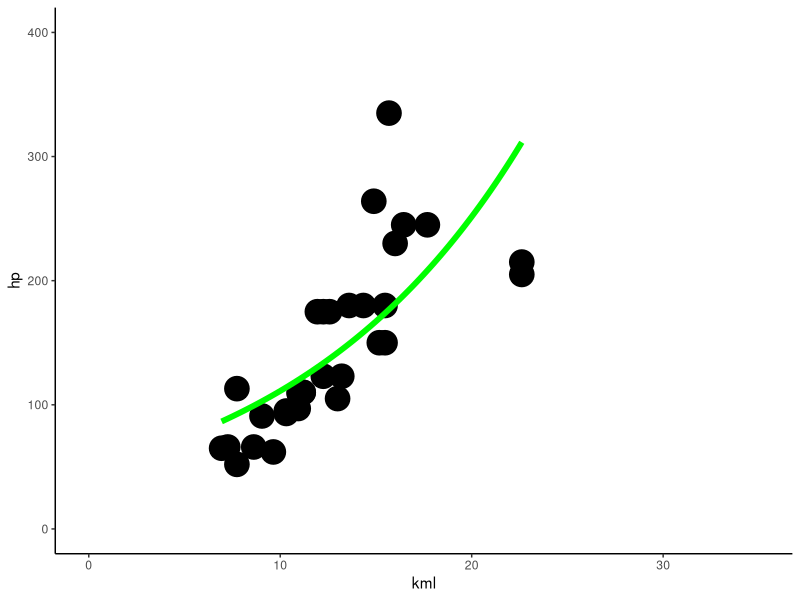
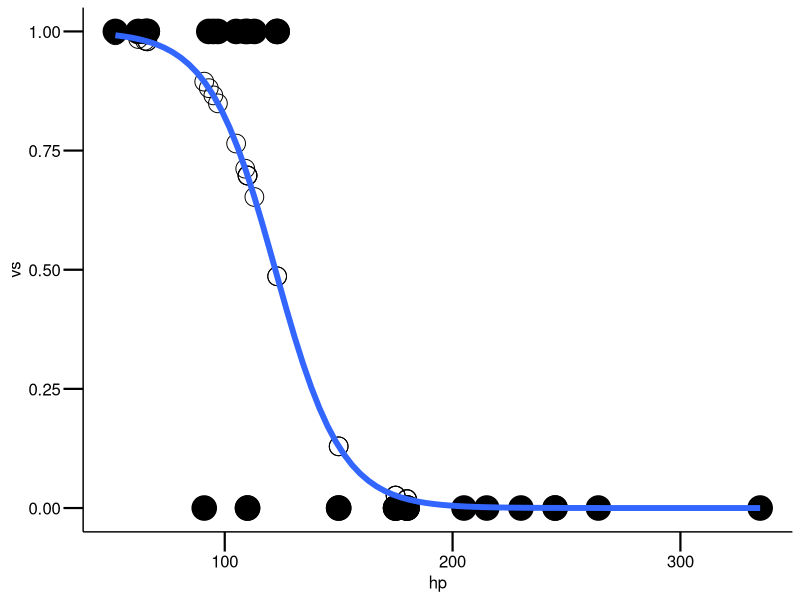
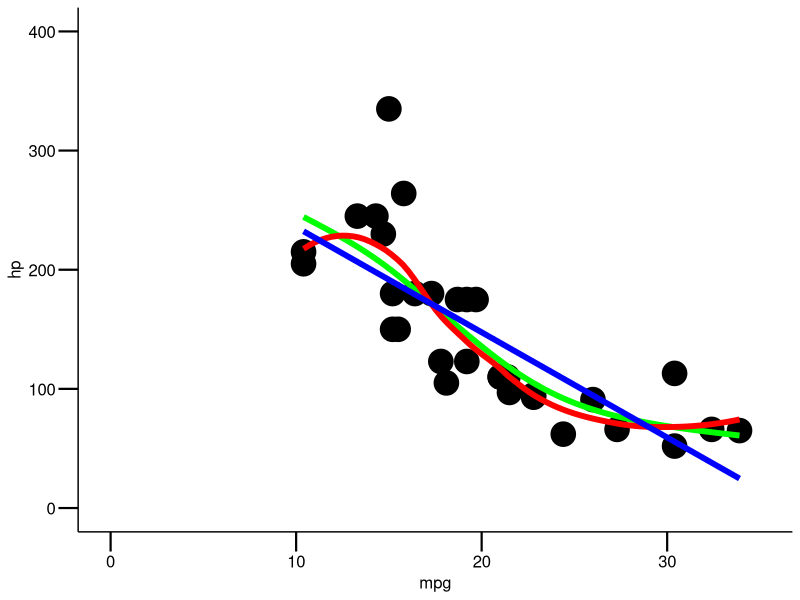
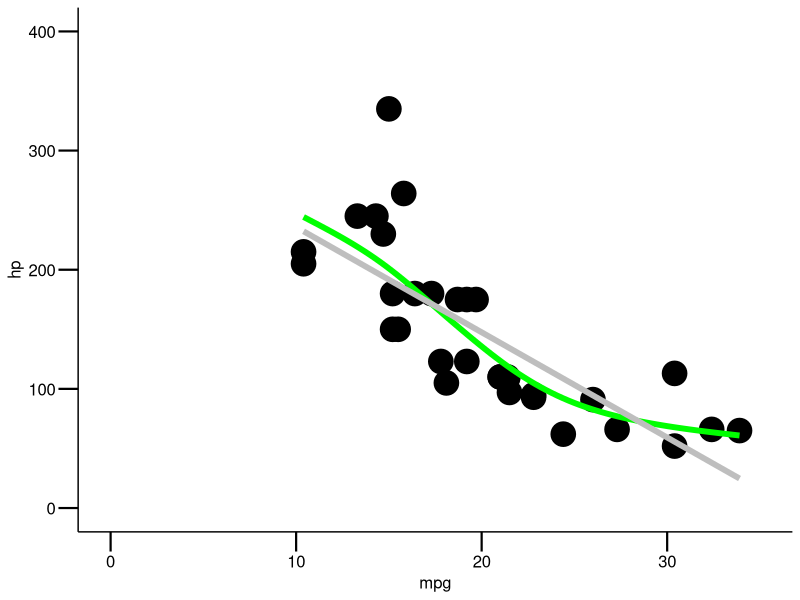

Recreate these plots in R, in order.
## ---- chunk 1
knitr::opts_chunk$set(echo = T, collapse=TRUE)

#export files
# knitr::purl("StatKons4_Demo_GLM.qmd", "Demo_GLM.R", documentation = 0)
## ---- chunk 2
library(tidyverse)

mytheme <- 
  theme_classic() + 
  theme(
    axis.line = element_line(color = "black"), 
    axis.text = element_text(size = 12, color = "black"), 
    axis.title = element_text(size = 12, color = "black"), 
    axis.ticks = element_line(size = .75, color = "black"), 
    axis.ticks.length = unit(.5, "cm")
    )
## ---- chunk 3
############
# quasipoisson regression
############

cars <- mtcars %>% 
   mutate(kml = (235.214583/mpg))

glm.poisson <- glm(hp ~ kml, data = cars, family = "poisson")

summary(glm.poisson) # klare overdisperion

# deshalb quasipoisson
glm.quasipoisson <- glm(hp ~ kml, data = cars, family = quasipoisson(link = log))

summary(glm.quasipoisson)

# visualisiere
ggplot2::ggplot(cars, aes(x = kml, y = hp)) + 
    geom_point(size = 8) + 
    geom_smooth(method = "glm", method.args = list(family = "poisson"), se = F,
                color = "green", size = 2) + 
    scale_x_continuous(limits = c(0,35)) + 
    scale_y_continuous(limits = c(0,400)) + 
    theme_classic()

#Rücktransformation meines Outputs für ein besseres Verständnis
glm.quasi.back <- exp(coef(glm.quasipoisson))

#für ein schönes ergebnis
glm.quasi.back %>%
  broom::tidy() %>% 
  knitr::kable(digits = 3)

#for more infos, also for posthoc tests
#here: https://rcompanion.org/handbook/J_01.html
## ---- chunk 4
############
# logistische regression
############
cars <- mtcars

# erstelle das modell
glm.binar <- glm(vs ~ hp, data = cars, family = binomial(link = logit)) 

#achtung Model gibt Koeffizienten als logit() zurück
summary(glm.binar)

# überprüfe das modell
cars$predicted <- predict(glm.binar, type = "response")

# visualisiere
ggplot(cars, aes(x = hp, y = vs)) +    
    geom_point(size = 8) +
    geom_point(aes(y = predicted), shape  = 1, size = 6) +
    guides(color = "none") +
    geom_smooth(method = "glm", method.args = list(family = 'binomial'), 
                se = FALSE,
                size = 2) +
    # geom_smooth(method = "lm", color = "red", se = FALSE) +
    mytheme

#Modeldiagnostik (wenn nicht signifikant, dann OK)
1 - pchisq(glm.binar$deviance,glm.binar$df.resid)  

#Modellgüte (pseudo-R²)
1 - (glm.binar$dev / glm.binar$null)  

#Steilheit der Beziehung (relative Änderung der odds von x + 1 vs. x)
exp(glm.binar$coefficients[2])

#LD50 (wieso negativ: weil zweiter koeffizient negative steigung hat)
abs(glm.binar$coefficients[1]/glm.binar$coefficients[2])

# kreuztabelle (confusion matrix): fasse die ergebnisse aus predict und 
# "gegebenheiten, realität" zusammen
tab1 <- table(cars$predicted>.5, cars$vs)
dimnames(tab1) <- list(c("M:S-type","M:V-type"), c("T:S-type", "T:V-type"))
tab1 

prop.table(tab1, 2) 
#was könnt ihr daraus ablesen? Ist unser Modell genau?

# Funktion die die logits in Wahrscheinlichkeiten transformiert
# mehr infos hier: https://sebastiansauer.github.io/convert_logit2prob/
# dies ist interessant, falls ihr mal ein kategorialer Prädiktor habt
logit2prob <- function(logit){
  odds <- exp(logit)
  prob <- odds / (1 + odds)
  return(prob)
}
## ---- chunk 5
###########
# LOESS & GAM
###########

ggplot2::ggplot(mtcars, aes(x = mpg, y = hp)) + 
  geom_point(size = 8) + 
  geom_smooth(method = "gam", se = F, color = "green", size = 2, formula = y ~ s(x, bs = "cs")) + 
  geom_smooth(method = "loess", se = F, color = "red", size = 2) + 
  geom_smooth(method = "glm", size = 2, color = "blue", se = F) + 
  scale_x_continuous(limits = c(0,35)) + 
    scale_y_continuous(limits = c(0,400)) + 
    mytheme

ggplot2::ggplot(mtcars, aes(x = mpg, y = hp)) + 
  geom_point(size = 8) + 
  geom_smooth(method = "gam", se = F, color = "green", size = 2, formula = y ~ s(x, bs = "cs")) + 
    # geom_smooth(method = "loess", se = F, color = "red", size = 2) + 
  geom_smooth(method = "glm", size = 2, color = "grey", se = F) + 
  scale_x_continuous(limits = c(0,35)) + 
  scale_y_continuous(limits = c(0,400)) + 
  mytheme
